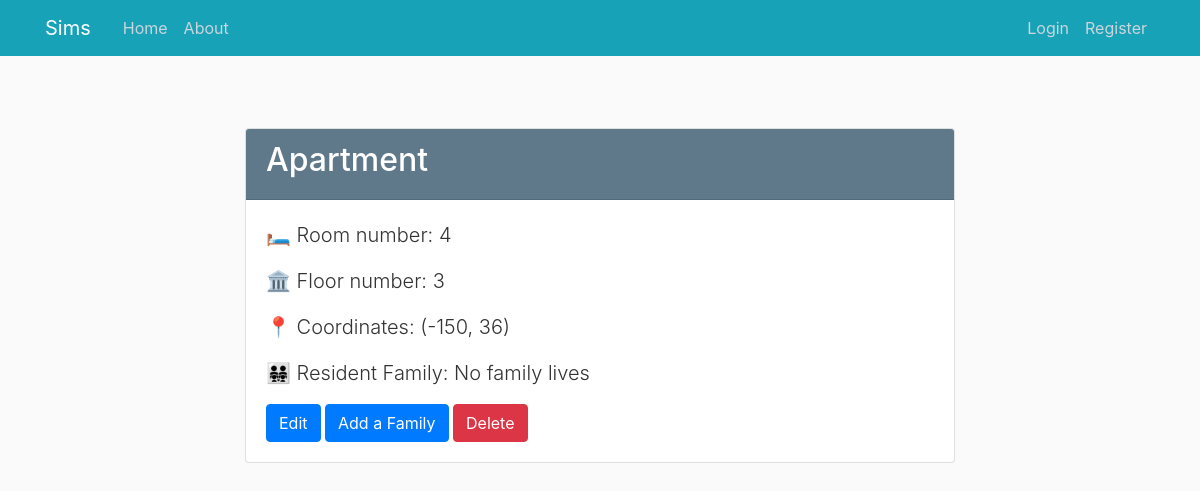
The app's page /house/1, older data.
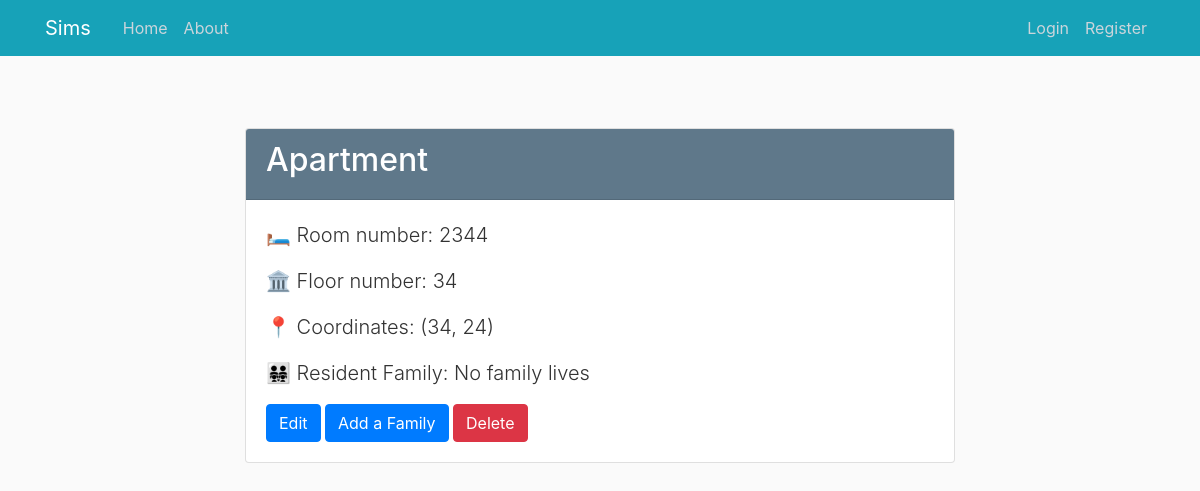
The same page, newer data.
### sims/models.py (models this page shows, shortened)
class House(db.Model):
    id = db.Column(db.Integer, primary_key=True)
    type = db.Column(db.Enum(HouseType), nullable=False)
    room_number = db.Column(db.Integer, nullable=False, default=1)
    floor_number = db.Column(db.Integer, nullable=False, default=1)
    x_coordinate = db.Column(db.Integer, nullable=False, default=0)
    y_coordinate = db.Column(db.Integer, nullable=False, default=0)
    family_id = db.Column(db.Integer, db.ForeignKey('family.id'))

### sims/houses/routes.py (the view)
@houses.route("/house/<int:house_id>")
def house(house_id):
    house = House.query.get_or_404(house_id)
    family = Family.query.get(house.family_id)
    return render_template('houses/house.html', house=house, family=family)

### sims/templates/houses/house.html (shortened to what this page needs)
{% extends "layout.html" %}
{% block content %}
    <div class="container mt-5">
        <div class="row justify-content-center">
            <div class="col-md-8">
                <div class="card">
                    <div class="card-header bg-steel text-white">
                        <h2 class="text-white">{{ house.type.value }}</h2>
                    </div>
                    <div class="card-body">
                        <p class="lead">🛏️ Room number: {{ house.room_number }}</p>
                        <p class="lead">🏛️ Floor number: {{ house.floor_number }}</p>
                        <p class="lead">📍 Coordinates: ({{ house.x_coordinate }}, {{ house.y_coordinate }})</p>
                        {% if family %}
                            <p class="lead">👨‍👨‍👧‍👧 Resident Family: {{ family.name }}</p>
                        {% else %}
                            <p class="lead">👨‍👨‍👧‍👧 Resident Family: No family lives</p>
                        {% endif %}
                        <div class="mt-3">
                            <a href="{{ url_for('houses.update_house', house_id=house.id) }}" class="btn btn-primary">Edit</a>
                            <a href="{{ url_for('families.families_house', house_id=house.id) }}"
                               class="btn btn-primary">Add a Family</a>
                            <button class="btn btn-danger" id="deleteBtn" data-toggle="modal"
                                    data-target="#deleteModal">Delete
                            </button>
                        </div>
                    </div>
                </div>
            </div>
        </div>
    </div>
{% endblock content %}

### sims/templates/layout.html (shortened to what this page needs)
<!DOCTYPE html>
<html>
<head>
    <link rel="stylesheet" href="https://maxcdn.bootstrapcdn.com/bootstrap/4.0.0/css/bootstrap.min.css"
>
    <link rel="stylesheet" type="text/css" href="{{ url_for('static', filename='main.css') }}">
</head>
<body>
<header class="site-header">
    <nav class="navbar navbar-expand-md navbar-dark bg-info fixed-top">
        <div class="container">
            <a class="navbar-brand mr-4" href="/">Sims</a>
            <div class="collapse navbar-collapse" id="navbarToggle">
                <div class="navbar-nav mr-auto">
                    <a class="nav-item nav-link" href="{{ url_for('main.home') }}">Home</a>
                    <a class="nav-item nav-link" href="{{ url_for('main.about') }}">About</a>
                </div>
                <div class="navbar-nav">
                    {% if current_user.is_authenticated %}
                        <a class="nav-item nav-link" href="{{ url_for('users.account') }}">Account</a>
                        <a class="nav-item nav-link" href="{{ url_for('users.logout') }}">Logout</a>
                    {% else %}
                        <a class="nav-item nav-link" href="{{ url_for('users.login') }}">Login</a>
                        <a class="nav-item nav-link" href="{{ url_for('users.register') }}">Register</a>
                    {% endif %}
                </div>
            </div>
        </div>
    </nav>
</header>
<main role="main" class="container">
    <div class="row">
        <div class="col-md-12">
            {% block content %}{% endblock %}
        </div>
    </div>
</main>
</body>
</html>

### sims/static/main.css (style rules this page uses)
body { background: #fafafa; color: #333333; margin-top: 5rem; }
h1, h2, h3, h4, h5, h6 { color: #444444; }
.bg-steel { background-color: #5f788a; }
.site-header .navbar-nav .nav-link { color: #cbd5db; }

Row changes from the older to the newer data that the page shows:
changed House "Apartment": room_number "4" → "2344"; floor_number "3" → "34"; x_coordinate "-150" → "34"; y_coordinate "36" → "24"
